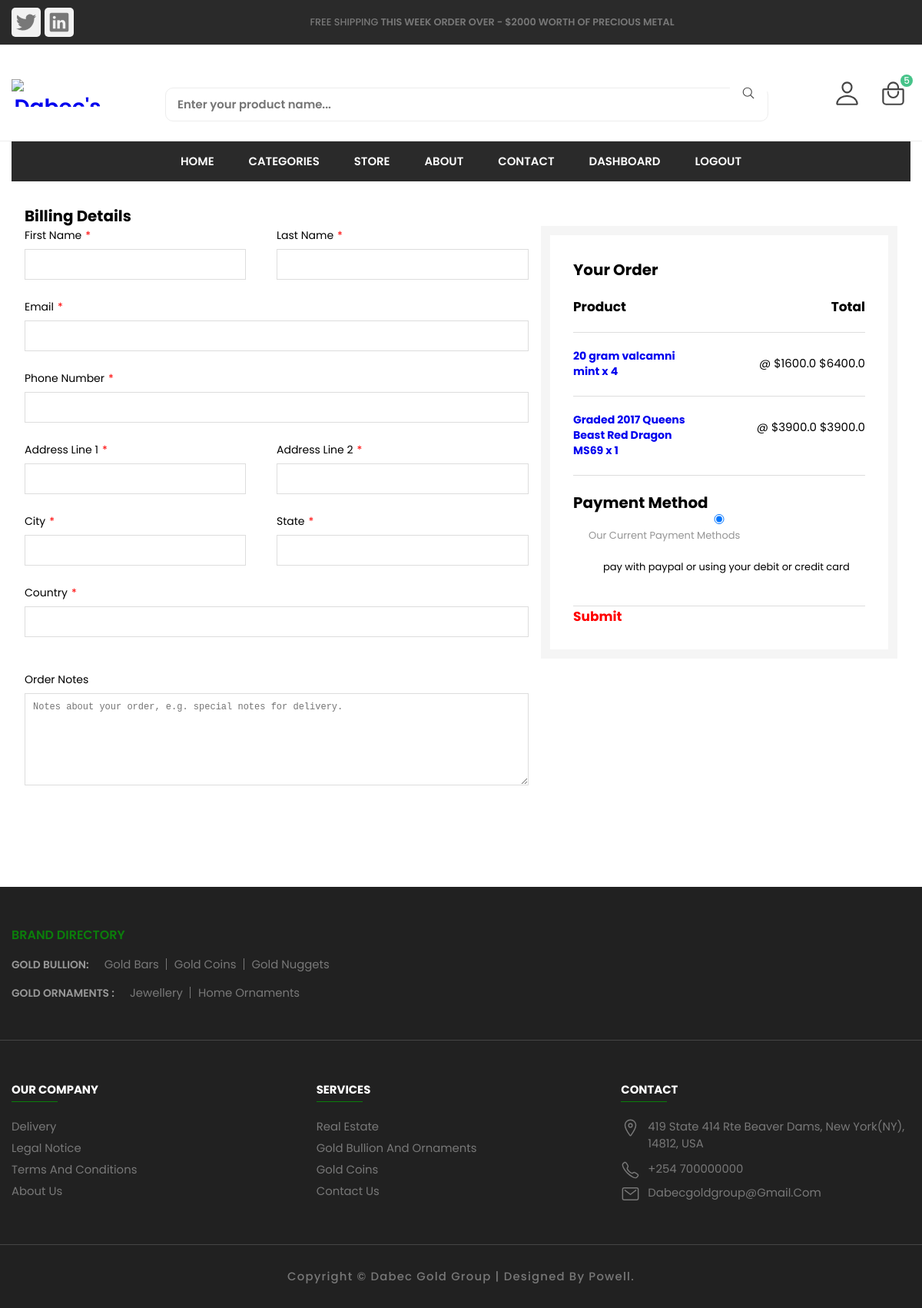
The app's page /cart/checkout/ (signed in) with its own data.
### carts/models.py (models this page shows, shortened)
class CartItem(models.Model):
    user = models.ForeignKey(Account, on_delete=models.CASCADE, null=True)
    product = models.ForeignKey(Product, on_delete=models.CASCADE)
    cart = models.ForeignKey(Cart, on_delete=models.CASCADE, null=True)
    quantity = models.IntegerField()
    is_active = models.BooleanField(default=True)
    def sub_total(self):
        return self.product.price * self.quantity

### store/models.py (models this page shows, shortened)
class Product(models.Model):
    product_name = models.CharField(unique=True, max_length=50)
    slug = models.SlugField(max_length=200, unique=True)
    description = models.TextField(max_length=500, blank=True)
    price =  models.FloatField()
    price_original =  models.FloatField(null=True)
    image = models.ImageField(upload_to='photos/products')
    stock = models.IntegerField()
    purity = models.IntegerField()
    is_available = models.BooleanField(default = True)
    home_bar = models.BooleanField(default = False)
    home_coin = models.BooleanField(default = False)
    home_nugget = models.BooleanField(default = False)
    home_ornament = models.BooleanField(default = False)
    affordable = models.BooleanField(default = False)
    top_rated = models.BooleanField(default = False)
    new = models.BooleanField(default = False)
    best_sellers = models.BooleanField(default = False)
    deals = models.BooleanField(default = False)
    category = models.ForeignKey(Category,on_delete=models.CASCADE)
    created_date = models.DateTimeField(auto_now_add=True)
    modified_date = models.DateTimeField(auto_now_add=True)
    def get_url(self):
        return reverse('product_detail', args=[self.category.slug, self.slug])

### carts/views.py (the view)
# urls.py: path('checkout/', views.checkout, name='checkout'),
@login_required(login_url='login')
def checkout(request, total=0, quantity=0, cart_items=None):
    try:
        tax = 0
        grand_total = 0
        if request.user.is_authenticated:
            cart_items = CartItem.objects.filter(user=request.user, is_active=True)
        else:
            cart = Cart.objects.get(cart_id=_cart_id(request))
            cart_items = CartItem.objects.filter(cart=cart, is_active=True)
        for cart_item in cart_items:
            total += (cart_item.product.price * cart_item.quantity)
            quantity += cart_item.quantity
        tax = (2 * total)/100
        grand_total = total + tax
    except ObjectDoesNotExist:
        pass #just ignore
    context = {
        'total': total,
        'quantity': quantity,
        'cart_items': cart_items,
        'tax'       : tax,
        'grand_total': grand_total,
    }
    return render(request, 'store/checkout.html', context)

### carts/context_processors.py (called while the page is built)
def counter(request):
    cart_count = 0
    if 'admin' in request.path:
        return {}
    else:
        try:
            cart = Cart.objects.filter(cart_id=_cart_id(request))
            if request.user.is_authenticated:
                cart_items = CartItem.objects.all().filter(user=request.user)
            else:
                cart_items = CartItem.objects.all().filter(cart=cart[:1])
            for cart_item in cart_items:
                cart_count += cart_item.quantity
        except Cart.DoesNotExist:
            cart_count = 0
    return dict(cart_count=cart_count)

### carts/views.py (called while the page is built)
def _cart_id(request):
    cart = request.session.session_key
    if not cart:
        cart = request.session.create()
    return cart

### category/context_processors.py (called while the page is built)
def menu_links(request):
    links = Category.objects.all()
    return dict(links=links)

### templates/store/checkout.html (shortened to what this page needs)
{% extends 'base.html' %}
{% load static %}
{% block content %}
<main class="container">
  <div class="wrapper">
    <div class="row">
      <form action="{% url 'place_order' %}" method="POST">
        <div class="col-7 col">
          <h3 class="topborder"><span>Billing Details</span></h3>
          <div class="width50 padright">
            <label style="	font-size: 14px;" for="first_name">First Name</label>
            <input type="text" name="first_name" id="first_name" required>
          </div>
          <div class="width50">
            <label style="	font-size: 14px;" for="last_name">Last Name</label>
            <input type="text" name="last_name" id="last_name" required>
          </div>
          <label style="	font-size: 14px;" for="email">Email</label>
          <input type="text" name="email" id="email" required>
          <label style="	font-size: 14px;" for="phone">Phone Number</label>
          <input type="text" name="phone" id="phone" required>
          <div class="width50 padright">
            <label style="	font-size: 14px;" for="address_line_1">Address Line 1</label>
            <input type="text" name="address_line_1" id="address_line_1" required>
          </div>
          <div class="width50">
            <label style="	font-size: 14px;" for="address_line_2">Address Line 2</label>
            <input type="text" name="address_line_2" id="address_line_2">
          </div>
          <div class="width50 padright">
            <label style="	font-size: 14px;" for="city">City</label>
            <input type="text" name="city" id="city" required>
          </div>
          <div class="width50">
            <label style="	font-size: 14px;" for="state">State</label>
            <input type="text" name="state" id="state">
          </div>
          <label style="	font-size: 14px;" for="country">Country</label>
          <input type="text" name="country" id="country" required>
          <label style="	font-size: 14px;" for="order_note" class="notes">Order Notes</label>
          <textarea name="order_note" id="order_note" placeholder="Notes about your order, e.g. special notes for delivery."></textarea>
        </div>
        <div class="col-5 col order">
          <h3 class="topborder"><span>Your Order</span></h3>
          <div class="row">
            <h4 class="inline">Product</h4>
            <h4 class="inline alignright">Total</h4>
          </div>
          {% for cart_item in cart_items %}
            <div>
              <h5 class="inline difwidth"><a href="{{ cart_item.product.get_url }}">{{ cart_item.product.product_name }} x {{cart_item.quantity}}</a></h5>
              <p style="font-size: 15px" class="inline alignright center">@ ${{ cart_item.product.price }} ${{ cart_item.sub_total }}
              </p>
            </div>
          {% endfor %}
          <div>
            <h3 class="topborder"><span>Payment Method</span></h3>
            <input type="radio" value="banktransfer" name="payment" checked><p>Our Current Payment Methods</p>
            <p class="padleft" style="	font-size: 13px;
            padding: 20px 0;">
                pay with paypal or using your debit or credit card
            </p>
          </div>
          <button style="font-weight:bold; color:red;"  type="submit" name="submit" value="Place Order" >Submit</button>
        </div>
      </form>
    </div>
  </div>
</main>
{% endblock %}

### dabec/static/assets/css/style3.css (style rules this page uses)
form { width: 100%; }
input[type="text"], input[type="password"], select, input[type="email"], input[type="tel"], input[type="date"], textarea { border: 1px solid #ddd; background-color: #fff; color: #959595; width: 100%; padding: 10px; font-size: 12px; margin: 7px 0 25px 0; }
label { font-size: 14px; }
input[type="checkbox"] + p, input[type="radio"] + p { font-size: 15px; padding: 0 5px; display: inline; color: #959595; }
input[type="radio"] + p { font-size: 13px; padding: 0 0 0 20px; }
textarea { height: 120px; }
label:not(.notes):after { content: "*"; color: red; padding-left: 5px; }
.notes { display: block; padding-top: 20px; }
* { box-sizing: border-box; }
.wrapper { width: 100%; margin: 0 auto; margin-bottom: 100px; }
.row:before, .row:after { content: " "; display: table; }
.row:after { clear: both; }
.col { margin-right: 16px; float: left; }
.col:last-child { margin-right: 0; }
.col-1, .col-2, .col-3, .col-4, .col-5, .col-6, .col-7, .col-8, .col-9, .col-10, .col-11, .col-12 { width: 100%; }
@media (min-width: 768px) { .wrapper { width: 768px; } }
@media (min-width: 768px) { .col-1, .col-2, .col-3, .col-4, .col-5, .col-6, .col-7, .col-8, .col-9, .col-10, .col-11 { width: 376px; } }
@media (min-width: 768px) { .col:nth-child(2n+2) { margin-right: 0; } }
@media (min-width: 1136px) { .wrapper { width: 1136px; } }
@media (min-width: 1136px) { .col-5 { width: 464px; } }
@media (min-width: 1136px) { .col-7 { width: 656px; } }
@media (min-width: 1136px) { .col:nth-child(2n+2) { margin-right: 16px; } }
@media (min-width: 1136px) { .col:last-child { margin-right: 0; } }
h3.topborder { margin-top: 0; }
h3.topborder span { background: #fff; padding: 0 10px 0 0; position: relative; z-index: 5; }
.order { border: 12px solid #f5f5f5; padding: 30px; margin-top: 28px; }
.order div:not(.qty) { width: 100%; border-bottom: 1px solid #DDDDDD; padding: 20px 0; }
.order a { display: block; }
.order p { padding: 0; line-height: 20px; }
.order h4, h5 { padding: 0; }
.width50 { width: 50%; float: left; }
.padleft { margin-left: 39px; }
.padright { padding-right: 40px; }
.inline { display: inline-block; }
.alignright { float: right; }
.difwidth { width: 150px; line-height: 20px; }
.order .center { line-height: 40px; color: #000; }

### dabec/static/assets/css/style2.css (style rules this page uses)
:root { --onyx: hsl(0, 0%, 25%); --azure: hsl(219, 77%, 60%); --white: hsl(0, 0%, 100%); --platinum: hsl(0, 0%, 91%); --gainsboro: hsl(0, 0%, 90%); --red-salsa: hsl(0, 77%, 60%); --dim-gray: hsl(0, 0%, 39%); --davys-gray: hsl(0, 0%, 30%); --spanish-gray: hsl(0, 0%, 62%); --quick-silver: hsl(0, 0%, 64%); --fs-28: 28px; --fs-24: 24px; --fs-18: 18px; --fs-15: 15px; --fs-14: 14px; --fw-5: 500; --fw-6: 600; --fw-7: 700; --px: 60px; --radius: 5px; }
ion-icon, span { display: inline-block; }
label, img { display: block; }
input { font: inherit; width: 100%; border: none; }
form { margin-top: 30px; }

### records on screen
CartItem: product.product_name "20 gram valcamni mint", quantity "4", product.price "1600.0", sub_total "6400.0"
CartItem: product.product_name "Graded 2017 Queens Beast Red Dragon MS69", quantity "1", product.price "3900.0", sub_total "3900.0"

### other values on screen
{{ cart_count }} "5"
